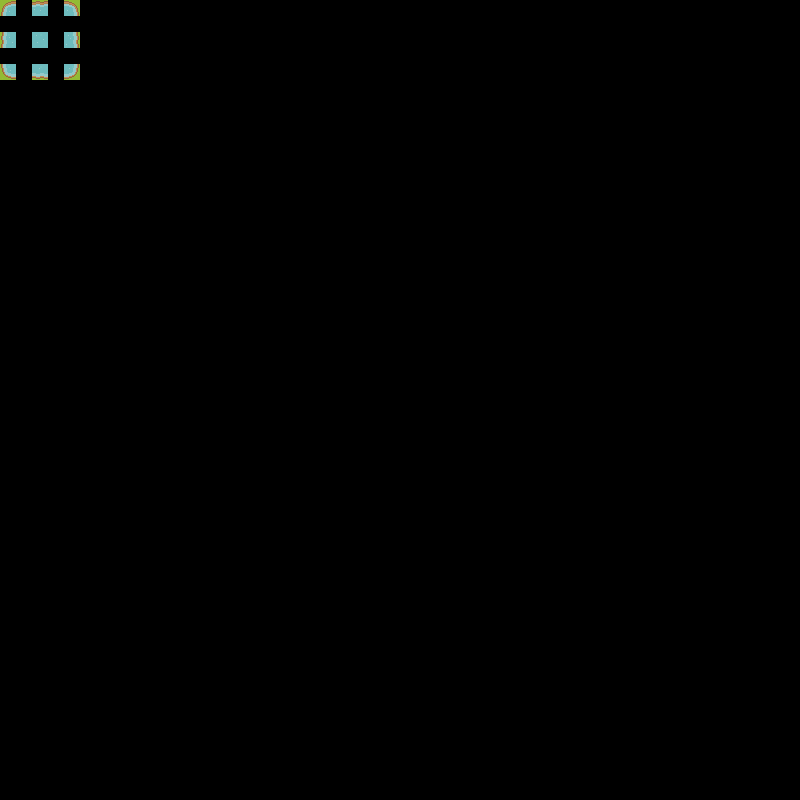

This is a level from a 2D game, rendered from its Tiled map with the project's own tilesets. A one-line summary and the map file follow, with tile-layer data summarised:
An orthogonal 50x50 tile map with 16x16 px tiles, 2 tile layers (regions, input_background) and 9 objects (9x water).

<map version="1.0" orientation="orthogonal" renderorder="right-down" width="50" height="50" tilewidth="16" tileheight="16" nextobjectid="11">
 <tileset firstgid="1" name="generic" tilewidth="16" tileheight="16" spacing="1" tilecount="1767" columns="57">
  <image source="../../Tiled2Unity/Textures/generic_spritesheet.png" width="968" height="526" />
 </tileset>
 <layer name="regions" width="50" height="50">
  <data>[2500 cells, 9 non-empty, 1 distinct tile ids]</data>
 </layer>
 <layer name="input_background" width="50" height="50" opacity="0.9">
  <data>[2500 cells, 9 non-empty, 9 distinct tile ids]</data>
 </layer>
 <objectgroup name="output_water">
  <object id="1" name="water" x="15.9778" y="4">
   <polygon points="0,0 -4.95556,0.0222222 -7.97778,0.977778 -9.97778,1.97778 -10.9556,3 -12,5 -12.9778,7.95556 -13.0222,11.9778 -0.0222222,12.0222" />
  </object>
  <object id="2" name="water" x="32.0444" y="4.97778">
   <polygon points="0,0 2.88889,-0.0222222 3.93333,-0.955556 7.88889,-0.955556 8.75556,0 10.9778,0 11.9556,-0.977778 15.9333,-0.977778 15.9333,11.0222 -0.0666667,11.0222" />
  </object>
  <object id="3" name="water" x="64" y="4">
   <polygon points="0,0 4.93333,0 7.93333,0.977778 9.97778,2 10.9556,2.97778 11.9556,4.97778 13,8.04444 12.9778,11.9778 -0.0222222,12" />
  </object>
  <object id="4" name="water" x="64" y="32.0222">
   <polygon points="0,0 11.9778,-0.0222222 12,3.24444 12.8889,3.93333 12.9556,7.93333 12.0222,8.82222 11.9556,11.5778 13,11.9778 12.9778,15.9778 -0.0444444,15.9556" />
  </object>
  <object id="5" name="water" x="76.9778" y="64.0222">
   <polygon points="0,0 0.0444444,3.97778 -0.955556,7.93333 -1.97778,9.95556 -3.04444,10.9333 -4.95556,11.9778 -7.95556,12.9556 -12.9778,12.9556 -13,-0.0444444" />
  </object>
  <object id="6" name="water" x="47.9998" y="64">
   <polygon points="0,0 -15.9332,0 -15.9553,11.9634 -12.8486,11.9634 -12.0053,12.9567 -8.03313,12.9346 -7.10112,11.9193 -4.85983,11.9634 -4.01657,12.9788 0.022191,12.9567" />
  </object>
  <object id="7" name="water" x="2.95556" y="64">
   <polygon points="0,0 0.0444444,3.97778 1.02222,8 2.06667,9.97778 3,10.9556 5.04444,12 8.06667,13.0222 13.0222,13 13.0444,0" />
  </object>
  <object id="8" name="water" x="2.91973" y="47.8832" rotation="0.263596">
   <polygon points="0,0 -0.0444444,-4.02222 0.977778,-4.51111 1,-7.26667 -0.0222222,-8.04444 0.0222222,-11.9556 1.02222,-13.4889 0.977778,-16 12.9778,-16.0222 13,0" />
  </object>
  <object id="9" name="water" x="32" y="32" width="16" height="16" />
 </objectgroup>
</map>
